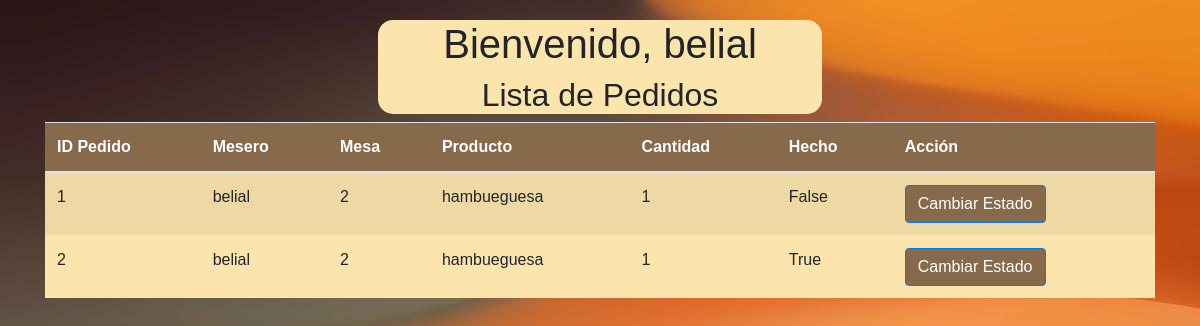
Before: /chef/ (signed in) with the older database file.
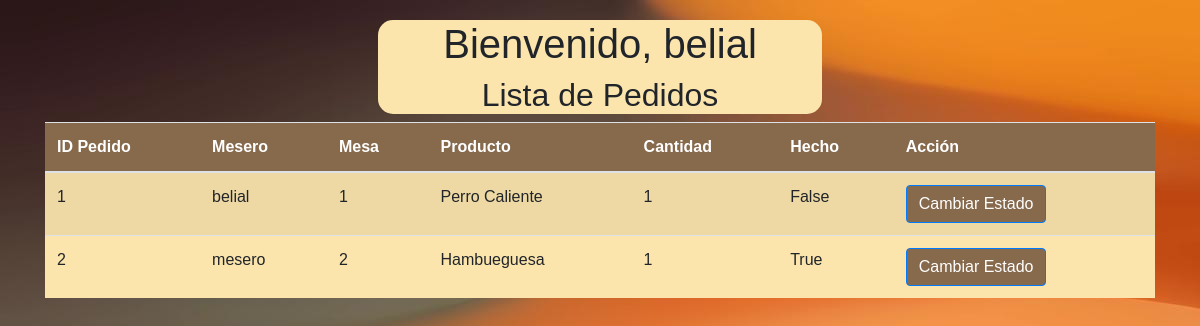
After: the same page with the newer database file.
### myapp/models.py (models this page shows)
class Pedido(models.Model):
    idPedido = models.AutoField(primary_key=True)
    idMesero = models.ForeignKey(User, on_delete=models.CASCADE)
    mesa = models.ForeignKey(Mesa,on_delete=models.CASCADE)
    idProducto = models.ForeignKey(Producto, on_delete=models.CASCADE)
    cantidad = models.IntegerField()
    hecho = models.BooleanField(default=False)

class Mesa (models.Model):
    idMesa = models.AutoField(primary_key=True)
    numero = models.IntegerField()

class Producto(models.Model):
    idProducto = models.AutoField(primary_key=True)
    descripcion = models.CharField(max_length=100)
    disponible = models.BooleanField(default=True)
    precio = models.DecimalField(max_digits=10, decimal_places=2)
    nombre = models.CharField(max_length=50,default="")
    imgProducto = models.ImageField(upload_to="myapp/static/img", null=True)

class User(AbstractUser):
    is_chef = models.BooleanField(default=False)
    is_waiter = models.BooleanField(default=False)

### myapp/views.py (the view)
# urls.py: path('chef/', views.chef, name = "chef"),
def chef(request):
    user_id = request.user.id
    usuario = User.objects.get(id=user_id)
    pedidos = Pedido.objects.all()  # Obtén todos los pedidos
    return render(request, 'chef.html', {'usuario': usuario, 'pedidos': pedidos})

### myapp/templates/chef.html (shortened to what this page needs)
{% load static %}
<!DOCTYPE html>
<html lang="es">
<head>
    <link rel="stylesheet" href="https://stackpath.bootstrapcdn.com/bootstrap/4.5.2/css/bootstrap.min.css">
    <link rel="stylesheet" type="text/css" href="{% static 'css/chef.css' %}" />
</head>
<body>
    <div class="container">
        <div class="titulos">
            <h1>Bienvenido, {{ usuario.username }}</h1>
            <h2>Lista de Pedidos</h2>
        </div>
        <div class="table-responsive">
            <table class="table table-striped">
                <thead class="head-tabla">
                    <tr>
                        <th>ID Pedido</th>
                        <th>Mesero</th>
                        <th>Mesa</th>
                        <th>Producto</th>
                        <th>Cantidad</th>
                        <th>Hecho</th>
                        <th>Acción</th>
                    </tr>
                </thead>
                <tbody class="tablaItems">
                    {% for pedido in pedidos %}
                    <tr>
                        <td>{{ pedido.idPedido }}</td>
                        <td>{{ pedido.idMesero.username }}</td>
                        <td>{{ pedido.mesa.numero }}</td>
                        <td>{{ pedido.idProducto.nombre }}</td>
                        <td>{{ pedido.cantidad }}</td>
                        <td>{{ pedido.hecho }}</td>
                        <td>
                            <form method="POST" action="{% url 'cambiar_estado_pedido' pedido.idPedido %}">
                                <button type="submit" class="btn btn-primary" id="botones">Cambiar Estado</button>
                            </form>
                        </td>
                    </tr>
                    {% endfor %}
                </tbody>
            </table>
        </div>
    </div>
</body>
</html>

Changed rows visible on the page:
changed Pedido "False": mesa.numero "2" → "1"; idProducto.nombre "hambueguesa" → "Perro Caliente"
changed Pedido "True": idMesero.username "belial" → "mesero"; idProducto.nombre "hambueguesa" → "Hambueguesa"
